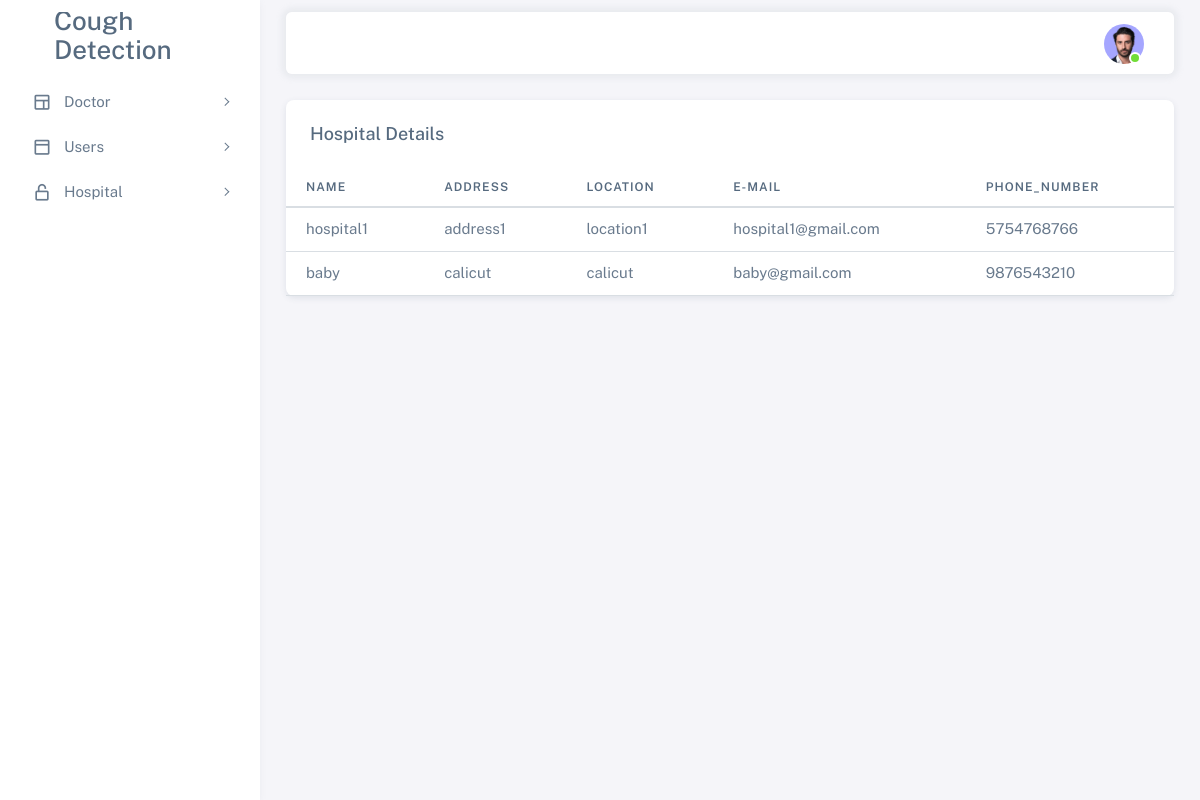
The page /ViewHospital on the database its author committed.
### cough_app/models.py (models this page shows, shortened)
class hospital(models.Model):
    user = models.OneToOneField(Login, on_delete=models.CASCADE, related_name='hospital')
    name = models.CharField(max_length=100)
    address = models.TextField(max_length=100)
    location = models.CharField(max_length=10)
    email = models.EmailField()
    phone_number = models.CharField(max_length=10)

### cough_app/adminviews.py (the view)
# urls.py: path('ViewHospital', adminviews.ViewHospital, name='ViewHospital'),
def ViewHospital(request):
    Hspt = hospital.objects.all()
    return render(request, 'admintemp/ViewHospital.html', {'Hspt': Hspt})

### templates/admintemp/ViewHospital.html
{% extends 'admintemp/admin.html' %}
{% load crispy_forms_filters %}
{% block content %}
<div class="card">
                <h5 class="card-header">Hospital Details</h5>
                <div class="table-responsive text-nowrap">
                  <table class="table">
                    <thead>
                      <tr>
                        <th>NAME</th>
                        <th>ADDRESS</th>
                        <th>LOCATION</th>
                        <th>E-mail</th>
                        <th>Phone_number</th>
                      </tr>
                    </thead>
                    <tbody>
                    {% for Hspt in Hspt %}
                      <tr>
                        <td>{{Hspt.name}}</td>
                        <td>{{Hspt.address}}</td>
                        <td>{{Hspt.location}}</td>
                        <td>{{Hspt.email}}</td>
                        <td>{{Hspt.phone_number}}</td>
                      </tr>
                    {% endfor %}
                    </tbody>
                  </table>
                </div>
              </div>
{% endblock %}

### templates/admintemp/admin.html (shortened to what this page needs)
<!DOCTYPE html>
{% load static %}
<html
  lang="en"
  class="light-style layout-menu-fixed"
  dir="ltr"
  data-theme="theme-default"
  data-assets-path="../assets/"
  data-template="vertical-menu-template-free"
>
  <head>
    <link rel="stylesheet" href="{% static 'registerstatic/assets/vendor/fonts/boxicons.css' %}" />
    <link rel="stylesheet" href="{% static 'registerstatic/assets/vendor/css/core.css' %}" class="template-customizer-core-css" />
    <link rel="stylesheet" href="{% static 'registerstatic/assets/vendor/css/theme-default.css' %}" class="template-customizer-theme-css" />
    <link rel="stylesheet" href="{% static 'registerstatic/assets/css/demo.css' %}" />
    <link rel="stylesheet" href="{% static 'registerstatic/assets/vendor/libs/perfect-scrollbar/perfect-scrollbar.css' %}" />
  </head>
  <body>
    <div class="layout-wrapper layout-content-navbar">
      <div class="layout-container">
        <aside id="layout-menu" class="layout-menu menu-vertical menu bg-menu-theme">
          <div class="app-brand demo">
            <a href="index.html" class="app-brand-link">
              <span class="app-brand-logo demo">
              </span>
              <h3> Cough Detection</h3>
            </a>
          </div>
          <ul class="menu-inner py-1">
            <li class="menu-item">
              <a href="javascript:void(0);" class="menu-link menu-toggle">
                <i class="menu-icon tf-icons bx bx-layout"></i>
                <div data-i18n="Layouts">Doctor</div>
              </a>
                </li>
              </ul>
            <li class="menu-item">
              <a href="javascript:void(0);" class="menu-link menu-toggle">
                <i class="menu-icon tf-icons bx bx-dock-top"></i>
                <div data-i18n="Account Settings">Users</div>
              </a>
            </li>
            <li class="menu-item">
              <a href="javascript:void(0);" class="menu-link menu-toggle">
                <i class="menu-icon tf-icons bx bx-lock-open-alt"></i>
                <div data-i18n="Authentications">Hospital</div>
              </a>
            </li>
        </aside>
        <div class="layout-page">
          <nav
            class="layout-navbar container-xxl navbar navbar-expand-xl navbar-detached align-items-center bg-navbar-theme"
            id="layout-navbar"
          >
            <div class="navbar-nav-right d-flex align-items-center" id="navbar-collapse">
              <ul class="navbar-nav flex-row align-items-center ms-auto">
                <li class="nav-item navbar-dropdown dropdown-user dropdown">
                  <a class="nav-link dropdown-toggle hide-arrow" href="javascript:void(0);" data-bs-toggle="dropdown">
                    <div class="avatar avatar-online">
                      <img src="{% static 'registerstatic/assets/img/avatars/1.png' %}" alt class="w-px-40 h-auto rounded-circle" />
                    </div>
                  </a>
                </li>
              </ul>
            </div>
          </nav>
          <div class="content-wrapper">
            <div class="container-xxl flex-grow-1 container-p-y">
              {% block content %}
              {% endblock %}
            </div>
            <footer class="content-footer footer bg-footer-theme">
              <div class="container-xxl d-flex flex-wrap justify-content-between py-2 flex-md-row flex-column">
              </div>
            </footer>
          </div>
        </div>
      </div>
    </div>
  </body>
</html>

### static/registerstatic/assets/css/demo.css (style rules this page uses)
.menu .app-brand.demo { height: 64px; margin-top: 12px; }
.app-brand-logo.demo svg { width: 22px; height: 38px; }

### rows shown on the page
hospital: name "hospital1", address "address1", location "location1", email "hospital1@gmail.com", phone_number "5754768766"
hospital: name "baby", address "calicut", location "calicut", email "baby@gmail.com", phone_number "9876543210"
